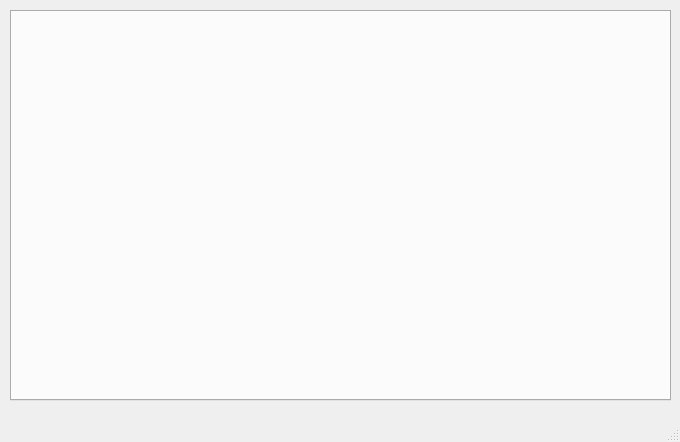
<?xml version="1.0" encoding="UTF-8"?>
<ui version="4.0">
 <class>MainWindow</class>
 <widget class="QMainWindow" name="MainWindow">
  <property name="geometry">
   <rect>
    <x>0</x>
    <y>0</y>
    <width>680</width>
    <height>442</height>
   </rect>
  </property>
  <property name="windowTitle">
   <string>MainWindow</string>
  </property>
  <widget class="QWidget" name="centralwidget">
   <widget class="QTabWidget" name="tabWidget">
    <property name="geometry">
     <rect>
      <x>10</x>
      <y>10</y>
      <width>661</width>
      <height>391</height>
     </rect>
    </property>
    <property name="tabPosition">
     <enum>QTabWidget::West</enum>
    </property>
    <property name="currentIndex">
     <number>-1</number>
    </property>
   </widget>
  </widget>
  <widget class="QMenuBar" name="menubar">
   <property name="geometry">
    <rect>
     <x>0</x>
     <y>0</y>
     <width>680</width>
     <height>25</height>
    </rect>
   </property>
  </widget>
  <widget class="QStatusBar" name="statusbar"/>
 </widget>
 <resources/>
 <connections/>
</ui>
